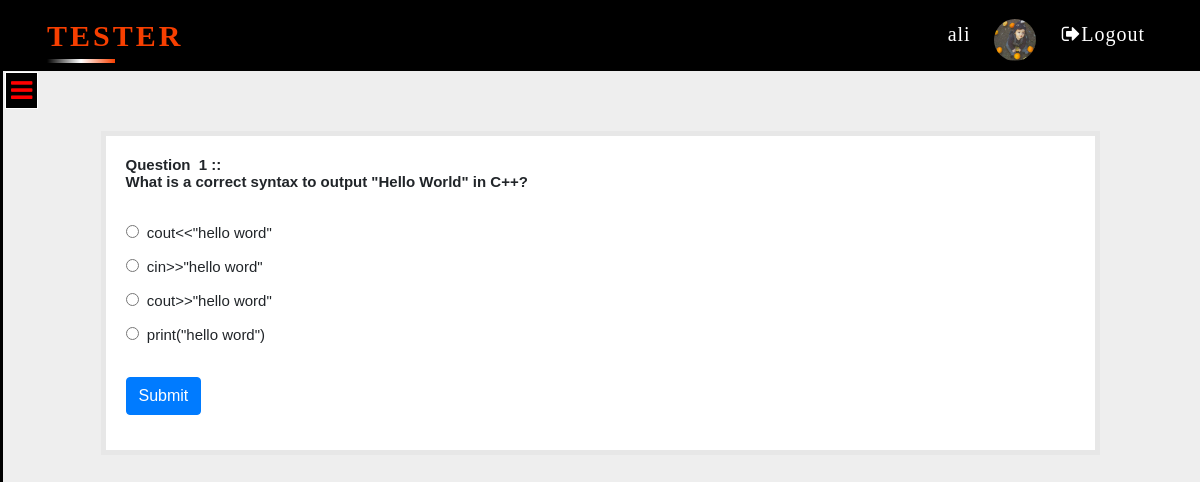
/home.php?q=quiz&step=2&eid=5ef6822ce8399&n=1&t=5 (signed in), run on the app's committed database.
### tables this page shows
CREATE TABLE `user` (
  `name` varchar(50) NOT NULL,
  `gender` varchar(5) NOT NULL,
  `email` varchar(50) NOT NULL,
  `mob` bigint(20) NOT NULL,
  `password` varchar(50) NOT NULL,
  `image` varchar(500) NOT NULL,
  `date` timestamp NOT NULL DEFAULT current_timestamp()
);

CREATE TABLE `questions` (
  `eid` text NOT NULL,
  `qid` text NOT NULL,
  `qns` text NOT NULL,
  `choice` int(10) NOT NULL,
  `sn` int(11) NOT NULL
);

CREATE TABLE `options` (
  `qid` varchar(50) NOT NULL,
  `option` varchar(5000) NOT NULL,
  `optionid` text NOT NULL
);

### home.php (the view, shortened to what this page needs)
<?php include 'link.php'?>
 <?php
 include_once 'dbConnection.php';
  if(!(isset($_SESSION['email']))){
header("location:index1.php");
}
else
{
$email=$_SESSION['email'];
}
$query="SELECT * FROM `user` where `email`='$email'";
      $datab=mysqli_query($con,$query);
          $result=mysqli_fetch_assoc($datab);
?>
 <!DOCTYPE html>
 <html>
 <head>
		<link rel="stylesheet" type="text/css" href="css/style.css">
 </head>
 <body>
     <nav class="navbar navbar-expand-lg navbar-light bg-light fixed-top"  style="background-color: black !important">
     		<div class="container">
      	<div class="line">
  <a class="navbar-brand" href="#">
     <span></span>
  TESTER</a></div>
  <div class="collapse navbar-collapse" id="navbarSupportedContent">
    <ul class="navbar-nav ml-lg-auto">
      <li class="nav-item active">
        <a class="nav-link" href="#"><span style="margin-right: 20px"><?php echo $_SESSION['name'] ; ?> </span> <img src="<?php echo $result['image']?>" height="42px" width="42" align="right" style="border-radius: 500px"></a>
      </li>
      <li class="nav-item">
        <a class="nav-link" href="logout.php?q=home.php">&nbsp;<i class="fa fa-sign-out" aria-hidden="true"></i>Logout</a>
      </li>
    </ul>
  </div></div>
</nav>
  <div id="first">
	<div class="sideopen fixed"  >
		<a href="#" onclick="openSlideMenu();" ><i class="fa fa-bars" aria-hidden="true"></i></a>
	 </div>
	<div class="nav sidenave" id="close">
		<a href="#" onclick="closeSlideMenu();"><i class="fa fa-times" aria-hidden="true"></i></a><br><br><br>
		<ul class="homicon">
			<li><h4>LMS</h4></li><br>
		</ul>
	 </div></div>
	 <div class="container">
  <div class="row">
   <div class="col-md-12">
<?php
if(@$_GET['q']== 'quiz' && @$_GET['step']== 2) {
$eid=$_GET['eid'];
$sn=@$_GET['n'];
$total=$_GET['t'];
$q=mysqli_query($con,"SELECT * FROM questions WHERE eid='$eid' AND sn='$sn' " );
echo '<div class="homepanel" style="margin:5%">';
while($row=mysqli_fetch_array($q) )
{
$qns=$row['qns'];
$qid=$row['qid'];
echo '<b>Question &nbsp;'.$sn.'&nbsp;::<br />'.$qns.'</b><br /><br />';
}
$q=mysqli_query($con,"SELECT * FROM options WHERE qid='$qid' " );
echo '<form action="update.php?q=quiz&step=2&eid='.$eid.'&n='.$sn.'&t='.$total.'&qid='.$qid.'" method="POST"  class="form-horizontal">
<br />';
while($row=mysqli_fetch_array($q) )
{
$option=$row['option'];
$optionid=$row['optionid'];
echo'<input type="radio" name="ans" value="'.$optionid.'">&nbsp;&nbsp;'.$option.'<br /><br />';
}
echo'<br /><button type="submit" class="btn btn-primary">Submit</button></form></div>';
}
?>
     </div>
   </div>
</div>
 </body>
 </html>

### css/style.css (style rules this page uses)
body { padding:0; box-sizing: border-box; background:#eee; }
.navbar { z-index:9; }
.navbar-light .navbar-nav .nav-link { color: rgba(255,255,255,1) !important; margin-left: 2px; margin-right:2px; font-size: 20px; font-weight: 500; font-family:'typo'; position: relative; letter-spacing: 1px; }
.navbar-brand, .navbar-brand:hover, .navbar-brand:focus, .navbar-brand:visited { color: #F73F00 !important; font-size: 30px !important; font-weight:bold !important; margin-left: 2px; font-family:'typo'; text-transform: uppercase; }
.line a { position: relative;letter-spacing: 3px; overflow: hidden; }
.line a span { position: absolute; }
.line a span:nth-child(1) { bottom: 0%; left: 0%; height: 4px; width: 50%; background:linear-gradient(90deg,transparent,white, #F73F00 ); animation:animat1 2s linear infinite; }
.sidenave { height: 100%; width: 0px; position: fixed; top:71px; left: 0px; padding-top:25px; background-color: #2d3235; overflow: hidden; z-index: 1; transition: all .3s linear; border-right: 3px solid black; }
.sideopen i { font-size: 25px; position: fixed; color: red; top:72px; border:1px solid #fff; background: #000; padding: 5px; left: 5px; z-index:1 ; }
#first { transition: all.2s linear; z-index: 9; margin-top: 75px !important; }
.sidenave ul { list-style: none; margin-top: 40px; margin-left: -20px }
.homepanel { border: 5px solid #E7E7E7; margin:40px; padding:20px; background-color: #FFf; font: 15px "Century Gothic", "Times Roman", sans-serif; }

### data on the page
user: image (picture)
questions: qns "What is a correct syntax to output \"Hello World\" in C++?"
options: option "cout<<\"hello word\""
options: option "cin>>\"hello word\""
options: option "cout>>\"hello word\""
options: option "print(\"hello word\")"

### other printed values
$_SESSION['name'] "ali"
